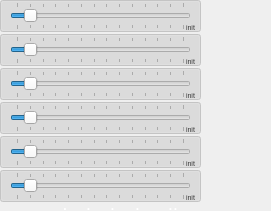
   <widget class="QFrame" name="frame_hS_Saite_2">
    <property name="geometry">
     <rect>
      <x>15</x>
      <y>30</y>
      <width>271</width>
      <height>211</height>
     </rect>
    </property>
    <widget class="QSlider" name="hS_tuneSaite_perPattern_3">
     <property name="geometry">
      <rect>
       <x>10</x>
       <y>104</y>
       <width>181</width>
       <height>28</height>
      </rect>
     </property>
     <property name="minimum">
      <number>-1</number>
     </property>
     <property name="maximum">
      <number>12</number>
     </property>
     <property name="singleStep">
      <number>3</number>
     </property>
     <property name="pageStep">
      <number>6</number>
     </property>
     <property name="orientation">
      <enum>Qt::Horizontal</enum>
     </property>
     <property name="tickPosition">
      <enum>QSlider::TicksBothSides</enum>
     </property>
     <property name="tickInterval">
      <number>1</number>
     </property>
    </widget>
    <widget class="QLabel" name="l_note_21">
     <property name="geometry">
      <rect>
       <x>127</x>
       <y>200</y>
       <width>21</width>
       <height>11</height>
      </rect>
     </property>
     <property name="palette">
      <palette>
       <active>
        <colorrole role="WindowText">
         <brush brushstyle="SolidPattern">
          <color alpha="255">
           <red>255</red>
           <green>255</green>
           <blue>255</blue>
          </color>
         </brush>
        </colorrole>
       </active>
       <inactive>
        <colorrole role="WindowText">
         <brush brushstyle="SolidPattern">
          <color alpha="255">
           <red>255</red>
           <green>255</green>
           <blue>255</blue>
          </color>
         </brush>
        </colorrole>
       </inactive>
       <disabled>
        <colorrole role="WindowText">
         <brush brushstyle="SolidPattern">
          <color alpha="255">
           <red>255</red>
           <green>170</green>
           <blue>0</blue>
          </color>
         </brush>
        </colorrole>
       </disabled>
      </palette>
     </property>
     <property name="font">
      <font>
       <weight>75</weight>
       <bold>true</bold>
      </font>
     </property>
     <property name="text">
      <string>.</string>
     </property>
     <property name="alignment">
      <set>Qt::AlignCenter</set>
     </property>
    </widget>
    <widget class="QSlider" name="hS_tuneSaite_perPattern_1">
     <property name="geometry">
      <rect>
       <x>10</x>
       <y>36</y>
       <width>181</width>
       <height>28</height>
      </rect>
     </property>
     <property name="minimum">
      <number>-1</number>
     </property>
     <property name="maximum">
      <number>12</number>
     </property>
     <property name="singleStep">
      <number>3</number>
     </property>
     <property name="pageStep">
      <number>6</number>
     </property>
     <property name="orientation">
      <enum>Qt::Horizontal</enum>
     </property>
     <property name="tickPosition">
      <enum>QSlider::TicksBothSides</enum>
     </property>
     <property name="tickInterval">
      <number>1</number>
     </property>
    </widget>
    <widget class="QLabel" name="l_note_22">
     <property name="geometry">
      <rect>
       <x>165</x>
       <y>200</y>
       <width>21</width>
       <height>11</height>
      </rect>
     </property>
     <property name="palette">
      <palette>
       <active>
        <colorrole role="WindowText">
         <brush brushstyle="SolidPattern">
          <color alpha="255">
           <red>255</red>
           <green>255</green>
           <blue>255</blue>
          </color>
         </brush>
        </colorrole>
       </active>
       <inactive>
        <colorrole role="WindowText">
         <brush brushstyle="SolidPattern">
          <color alpha="255">
           <red>255</red>
           <green>255</green>
           <blue>255</blue>
          </color>
         </brush>
        </colorrole>
       </inactive>
       <disabled>
        <colorrole role="WindowText">
         <brush brushstyle="SolidPattern">
          <color alpha="255">
           <red>255</red>
           <green>170</green>
           <blue>0</blue>
          </color>
         </brush>
        </colorrole>
       </disabled>
      </palette>
     </property>
     <property name="font">
      <font>
       <weight>75</weight>
       <bold>true</bold>
      </font>
     </property>
     <property name="text">
      <string>.</string>
     </property>
     <property name="alignment">
      <set>Qt::AlignCenter</set>
     </property>
    </widget>
    <widget class="QSlider" name="hS_tuneSaite_perPattern_4">
     <property name="geometry">
      <rect>
       <x>10</x>
       <y>138</y>
       <width>181</width>
       <height>28</height>
      </rect>
     </property>
     <property name="minimum">
      <number>-1</number>
     </property>
     <property name="maximum">
      <number>12</number>
     </property>
     <property name="singleStep">
      <number>3</number>
     </property>
     <property name="pageStep">
      <number>6</number>
     </property>
     <property name="orientation">
      <enum>Qt::Horizontal</enum>
     </property>
     <property name="tickPosition">
      <enum>QSlider::TicksBothSides</enum>
     </property>
     <property name="tickInterval">
      <number>1</number>
     </property>
    </widget>
    <widget class="QSlider" name="hS_tuneSaite_perPattern_0">
     <property name="geometry">
      <rect>
       <x>10</x>
       <y>2</y>
       <width>181</width>
       <height>28</height>
      </rect>
     </property>
     <property name="minimum">
      <number>-1</number>
     </property>
     <property name="maximum">
      <number>12</number>
     </property>
     <property name="singleStep">
      <number>3</number>
     </property>
     <property name="pageStep">
      <number>6</number>
     </property>
     <property name="orientation">
      <enum>Qt::Horizontal</enum>
     </property>
     <property name="tickPosition">
      <enum>QSlider::TicksBothSides</enum>
     </property>
     <property name="tickInterval">
      <number>1</number>
     </property>
    </widget>
    <widget class="QLabel" name="l_note_23">
     <property name="geometry">
      <rect>
       <x>160</x>
       <y>200</y>
       <width>21</width>
       <height>11</height>
      </rect>
     </property>
     <property name="palette">
      <palette>
       <active>
        <colorrole role="WindowText">
         <brush brushstyle="SolidPattern">
          <color alpha="255">
           <red>255</red>
           <green>255</green>
           <blue>255</blue>
          </color>
         </brush>
        </colorrole>
       </active>
       <inactive>
        <colorrole role="WindowText">
         <brush brushstyle="SolidPattern">
          <color alpha="255">
           <red>255</red>
           <green>255</green>
           <blue>255</blue>
          </color>
         </brush>
        </colorrole>
       </inactive>
       <disabled>
        <colorrole role="WindowText">
         <brush brushstyle="SolidPattern">
          <color alpha="255">
           <red>255</red>
           <green>170</green>
           <blue>0</blue>
          </color>
         </brush>
        </colorrole>
       </disabled>
      </palette>
     </property>
     <property name="font">
      <font>
       <weight>75</weight>
       <bold>true</bold>
      </font>
     </property>
     <property name="text">
      <string>.</string>
     </property>
     <property name="alignment">
      <set>Qt::AlignCenter</set>
     </property>
    </widget>
    <widget class="QLabel" name="l_note_24">
     <property name="geometry">
      <rect>
       <x>57</x>
       <y>200</y>
       <width>16</width>
       <height>11</height>
      </rect>
     </property>
     <property name="palette">
      <palette>
       <active>
        <colorrole role="WindowText">
         <brush brushstyle="SolidPattern">
          <color alpha="255">
           <red>255</red>
           <green>255</green>
           <blue>255</blue>
          </color>
         </brush>
        </colorrole>
       </active>
       <inactive>
        <colorrole role="WindowText">
         <brush brushstyle="SolidPattern">
          <color alpha="255">
           <red>255</red>
           <green>255</green>
           <blue>255</blue>
          </color>
         </brush>
        </colorrole>
       </inactive>
       <disabled>
        <colorrole role="WindowText">
         <brush brushstyle="SolidPattern">
          <color alpha="255">
           <red>255</red>
           <green>170</green>
           <blue>0</blue>
          </color>
         </brush>
        </colorrole>
       </disabled>
      </palette>
     </property>
     <property name="font">
      <font>
       <weight>75</weight>
       <bold>true</bold>
      </font>
     </property>
     <property name="text">
      <string>.</string>
     </property>
     <property name="alignment">
      <set>Qt::AlignCenter</set>
     </property>
    </widget>
    <widget class="QLabel" name="l_note_25">
     <property name="geometry">
      <rect>
       <x>102</x>
       <y>200</y>
       <width>21</width>
       <height>11</height>
      </rect>
     </property>
     <property name="palette">
      <palette>
       <active>
        <colorrole role="WindowText">
         <brush brushstyle="SolidPattern">
          <color alpha="255">
           <red>255</red>
           <green>255</green>
           <blue>255</blue>
          </color>
         </brush>
        </colorrole>
       </active>
       <inactive>
        <colorrole role="WindowText">
         <brush brushstyle="SolidPattern">
          <color alpha="255">
           <red>255</red>
           <green>255</green>
           <blue>255</blue>
          </color>
         </brush>
        </colorrole>
       </inactive>
       <disabled>
        <colorrole role="WindowText">
         <brush brushstyle="SolidPattern">
          <color alpha="255">
           <red>255</red>
           <green>170</green>
           <blue>0</blue>
          </color>
         </brush>
        </colorrole>
       </disabled>
      </palette>
     </property>
     <property name="font">
      <font>
       <weight>75</weight>
       <bold>true</bold>
      </font>
     </property>
     <property name="text">
      <string>.</string>
     </property>
     <property name="alignment">
      <set>Qt::AlignCenter</set>
     </property>
    </widget>
    <widget class="QSlider" name="hS_tuneSaite_perPattern_2">
     <property name="geometry">
      <rect>
       <x>10</x>
       <y>70</y>
       <width>181</width>
       <height>28</height>
      </rect>
     </property>
     <property name="minimum">
      <number>-1</number>
     </property>
     <property name="maximum">
      <number>12</number>
     </property>
     <property name="singleStep">
      <number>3</number>
     </property>
     <property name="pageStep">
      <number>6</number>
     </property>
     <property name="orientation">
      <enum>Qt::Horizontal</enum>
     </property>
     <property name="tickPosition">
      <enum>QSlider::TicksBothSides</enum>
     </property>
     <property name="tickInterval">
      <number>1</number>
     </property>
    </widget>
    <widget class="QLabel" name="l_note_26">
     <property name="geometry">
      <rect>
       <x>78</x>
       <y>200</y>
       <width>21</width>
       <height>11</height>
      </rect>
     </property>
     <property name="palette">
      <palette>
       <active>
        <colorrole role="WindowText">
         <brush brushstyle="SolidPattern">
          <color alpha="255">
           <red>255</red>
           <green>255</green>
           <blue>255</blue>
          </color>
         </brush>
        </colorrole>
       </active>
       <inactive>
        <colorrole role="WindowText">
         <brush brushstyle="SolidPattern">
          <color alpha="255">
           <red>255</red>
           <green>255</green>
           <blue>255</blue>
          </color>
         </brush>
        </colorrole>
       </inactive>
       <disabled>
        <colorrole role="WindowText">
         <brush brushstyle="SolidPattern">
          <color alpha="255">
           <red>255</red>
           <green>170</green>
           <blue>0</blue>
          </color>
         </brush>
        </colorrole>
       </disabled>
      </palette>
     </property>
     <property name="font">
      <font>
       <weight>75</weight>
       <bold>true</bold>
      </font>
     </property>
     <property name="text">
      <string>.</string>
     </property>
     <property name="alignment">
      <set>Qt::AlignCenter</set>
     </property>
    </widget>
    <widget class="QSlider" name="hS_tuneSaite_perPattern_5">
     <property name="geometry">
      <rect>
       <x>10</x>
       <y>172</y>
       <width>181</width>
       <height>28</height>
      </rect>
     </property>
     <property name="minimum">
      <number>-1</number>
     </property>
     <property name="maximum">
      <number>12</number>
     </property>
     <property name="singleStep">
      <number>3</number>
     </property>
     <property name="pageStep">
      <number>6</number>
     </property>
     <property name="orientation">
      <enum>Qt::Horizontal</enum>
     </property>
     <property name="tickPosition">
      <enum>QSlider::TicksBothSides</enum>
     </property>
     <property name="tickInterval">
      <number>1</number>
     </property>
    </widget>
    <widget class="QPushButton" name="pB_BG_tuneSaite_perPattern_5">
     <property name="enabled">
      <bool>false</bool>
     </property>
     <property name="geometry">
      <rect>
       <x>0</x>
       <y>170</y>
       <width>201</width>
       <height>32</height>
      </rect>
     </property>
     <property name="checkable">
      <bool>true</bool>
     </property>
     <property name="checked">
      <bool>true</bool>
     </property>
    </widget>
    <widget class="QPushButton" name="pB_BG_tuneSaite_perPattern_0">
     <property name="enabled">
      <bool>false</bool>
     </property>
     <property name="geometry">
      <rect>
       <x>0</x>
       <y>0</y>
       <width>201</width>
       <height>32</height>
      </rect>
     </property>
     <property name="checkable">
      <bool>true</bool>
     </property>
     <property name="checked">
      <bool>true</bool>
     </property>
    </widget>
    <widget class="QPushButton" name="pB_BG_tuneSaite_perPattern_1">
     <property name="enabled">
      <bool>false</bool>
     </property>
     <property name="geometry">
      <rect>
       <x>0</x>
       <y>34</y>
       <width>201</width>
       <height>32</height>
      </rect>
     </property>
     <property name="checkable">
      <bool>true</bool>
     </property>
     <property name="checked">
      <bool>true</bool>
     </property>
    </widget>
    <widget class="QPushButton" name="pB_BG_tuneSaite_perPattern_2">
     <property name="enabled">
      <bool>false</bool>
     </property>
     <property name="geometry">
      <rect>
       <x>0</x>
       <y>68</y>
       <width>201</width>
       <height>32</height>
      </rect>
     </property>
     <property name="checkable">
      <bool>true</bool>
     </property>
     <property name="checked">
      <bool>true</bool>
     </property>
    </widget>
    <widget class="QPushButton" name="pB_BG_tuneSaite_perPattern_3">
     <property name="enabled">
      <bool>false</bool>
     </property>
     <property name="geometry">
      <rect>
       <x>0</x>
       <y>102</y>
       <width>201</width>
       <height>32</height>
      </rect>
     </property>
     <property name="checkable">
      <bool>true</bool>
     </property>
     <property name="checked">
      <bool>true</bool>
     </property>
    </widget>
    <widget class="QPushButton" name="pB_BG_tuneSaite_perPattern_4">
     <property name="enabled">
      <bool>false</bool>
     </property>
     <property name="geometry">
      <rect>
       <x>0</x>
       <y>136</y>
       <width>201</width>
       <height>32</height>
      </rect>
     </property>
     <property name="checkable">
      <bool>true</bool>
     </property>
     <property name="checked">
      <bool>true</bool>
     </property>
    </widget>
    <widget class="QLabel" name="label_tuneSaite_info_6">
     <property name="geometry">
      <rect>
       <x>180</x>
       <y>191</y>
       <width>21</width>
       <height>12</height>
      </rect>
     </property>
     <property name="palette">
      <palette>
       <active>
        <colorrole role="WindowText">
         <brush brushstyle="SolidPattern">
          <color alpha="255">
           <red>55</red>
           <green>55</green>
           <blue>55</blue>
          </color>
         </brush>
        </colorrole>
       </active>
       <inactive>
        <colorrole role="WindowText">
         <brush brushstyle="SolidPattern">
          <color alpha="255">
           <red>55</red>
           <green>55</green>
           <blue>55</blue>
          </color>
         </brush>
        </colorrole>
       </inactive>
       <disabled>
        <colorrole role="WindowText">
         <brush brushstyle="SolidPattern">
          <color alpha="255">
           <red>127</red>
           <green>127</green>
           <blue>127</blue>
          </color>
         </brush>
        </colorrole>
       </disabled>
      </palette>
     </property>
     <property name="font">
      <font>
       <pointsize>5</pointsize>
      </font>
     </property>
     <property name="text">
      <string>init</string>
     </property>
     <property name="alignment">
      <set>Qt::AlignCenter</set>
     </property>
    </widget>
    <widget class="QLabel" name="label_tuneSaite_info_7">
     <property name="geometry">
      <rect>
       <x>180</x>
       <y>157</y>
       <width>21</width>
       <height>12</height>
      </rect>
     </property>
     <property name="palette">
      <palette>
       <active>
        <colorrole role="WindowText">
         <brush brushstyle="SolidPattern">
          <color alpha="255">
           <red>55</red>
           <green>55</green>
           <blue>55</blue>
          </color>
         </brush>
        </colorrole>
       </active>
       <inactive>
        <colorrole role="WindowText">
         <brush brushstyle="SolidPattern">
          <color alpha="255">
           <red>55</red>
           <green>55</green>
           <blue>55</blue>
          </color>
         </brush>
        </colorrole>
       </inactive>
       <disabled>
        <colorrole role="WindowText">
         <brush brushstyle="SolidPattern">
          <color alpha="255">
           <red>127</red>
           <green>127</green>
           <blue>127</blue>
          </color>
         </brush>
        </colorrole>
       </disabled>
      </palette>
     </property>
     <property name="font">
      <font>
       <pointsize>5</pointsize>
      </font>
     </property>
     <property name="text">
      <string>init</string>
     </property>
     <property name="alignment">
      <set>Qt::AlignCenter</set>
     </property>
    </widget>
    <widget class="QLabel" name="label_tuneSaite_info_8">
     <property name="geometry">
      <rect>
       <x>180</x>
       <y>123</y>
       <width>21</width>
       <height>12</height>
      </rect>
     </property>
     <property name="palette">
      <palette>
       <active>
        <colorrole role="WindowText">
         <brush brushstyle="SolidPattern">
          <color alpha="255">
           <red>55</red>
           <green>55</green>
           <blue>55</blue>
          </color>
         </brush>
        </colorrole>
       </active>
       <inactive>
        <colorrole role="WindowText">
         <brush brushstyle="SolidPattern">
          <color alpha="255">
           <red>55</red>
           <green>55</green>
           <blue>55</blue>
          </color>
         </brush>
        </colorrole>
       </inactive>
       <disabled>
        <colorrole role="WindowText">
         <brush brushstyle="SolidPattern">
          <color alpha="255">
           <red>127</red>
           <green>127</green>
           <blue>127</blue>
          </color>
         </brush>
        </colorrole>
       </disabled>
      </palette>
     </property>
     <property name="font">
      <font>
       <pointsize>5</pointsize>
      </font>
     </property>
     <property name="text">
      <string>init</string>
     </property>
     <property name="alignment">
      <set>Qt::AlignCenter</set>
     </property>
    </widget>
    <widget class="QLabel" name="label_tuneSaite_info_9">
     <property name="geometry">
      <rect>
       <x>180</x>
       <y>89</y>
       <width>21</width>
       <height>12</height>
      </rect>
     </property>
     <property name="palette">
      <palette>
       <active>
        <colorrole role="WindowText">
         <brush brushstyle="SolidPattern">
          <color alpha="255">
           <red>55</red>
           <green>55</green>
           <blue>55</blue>
          </color>
         </brush>
        </colorrole>
       </active>
       <inactive>
        <colorrole role="WindowText">
         <brush brushstyle="SolidPattern">
          <color alpha="255">
           <red>55</red>
           <green>55</green>
           <blue>55</blue>
          </color>
         </brush>
        </colorrole>
       </inactive>
       <disabled>
        <colorrole role="WindowText">
         <brush brushstyle="SolidPattern">
          <color alpha="255">
           <red>127</red>
           <green>127</green>
           <blue>127</blue>
          </color>
         </brush>
        </colorrole>
       </disabled>
      </palette>
     </property>
     <property name="font">
      <font>
       <pointsize>5</pointsize>
      </font>
     </property>
     <property name="text">
      <string>init</string>
     </property>
     <property name="alignment">
      <set>Qt::AlignCenter</set>
     </property>
    </widget>
    <widget class="QLabel" name="label_tuneSaite_info_10">
     <property name="geometry">
      <rect>
       <x>180</x>
       <y>55</y>
       <width>21</width>
       <height>12</height>
      </rect>
     </property>
     <property name="palette">
      <palette>
       <active>
        <colorrole role="WindowText">
         <brush brushstyle="SolidPattern">
          <color alpha="255">
           <red>55</red>
           <green>55</green>
           <blue>55</blue>
          </color>
         </brush>
        </colorrole>
       </active>
       <inactive>
        <colorrole role="WindowText">
         <brush brushstyle="SolidPattern">
          <color alpha="255">
           <red>55</red>
           <green>55</green>
           <blue>55</blue>
          </color>
         </brush>
        </colorrole>
       </inactive>
       <disabled>
        <colorrole role="WindowText">
         <brush brushstyle="SolidPattern">
          <color alpha="255">
           <red>127</red>
           <green>127</green>
           <blue>127</blue>
          </color>
         </brush>
        </colorrole>
       </disabled>
      </palette>
     </property>
     <property name="font">
      <font>
       <pointsize>5</pointsize>
      </font>
     </property>
     <property name="text">
      <string>init</string>
     </property>
     <property name="alignment">
      <set>Qt::AlignCenter</set>
     </property>
    </widget>
    <widget class="QLabel" name="label_tuneSaite_info_11">
     <property name="geometry">
      <rect>
       <x>180</x>
       <y>21</y>
       <width>21</width>
       <height>12</height>
      </rect>
     </property>
     <property name="palette">
      <palette>
       <active>
        <colorrole role="WindowText">
         <brush brushstyle="SolidPattern">
          <color alpha="255">
           <red>55</red>
           <green>55</green>
           <blue>55</blue>
          </color>
         </brush>
        </colorrole>
       </active>
       <inactive>
        <colorrole role="WindowText">
         <brush brushstyle="SolidPattern">
          <color alpha="255">
           <red>55</red>
           <green>55</green>
           <blue>55</blue>
          </color>
         </brush>
        </colorrole>
       </inactive>
       <disabled>
        <colorrole role="WindowText">
         <brush brushstyle="SolidPattern">
          <color alpha="255">
           <red>127</red>
           <green>127</green>
           <blue>127</blue>
          </color>
         </brush>
        </colorrole>
       </disabled>
      </palette>
     </property>
     <property name="font">
      <font>
       <pointsize>5</pointsize>
      </font>
     </property>
     <property name="text">
      <string>init</string>
     </property>
     <property name="alignment">
      <set>Qt::AlignCenter</set>
     </property>
    </widget>
    <zorder>l_note_21</zorder>
    <zorder>l_note_22</zorder>
    <zorder>l_note_23</zorder>
    <zorder>l_note_24</zorder>
    <zorder>l_note_25</zorder>
    <zorder>l_note_26</zorder>
    <zorder>pB_BG_tuneSaite_perPattern_5</zorder>
    <zorder>pB_BG_tuneSaite_perPattern_0</zorder>
    <zorder>pB_BG_tuneSaite_perPattern_1</zorder>
    <zorder>pB_BG_tuneSaite_perPattern_2</zorder>
    <zorder>pB_BG_tuneSaite_perPattern_3</zorder>
    <zorder>pB_BG_tuneSaite_perPattern_4</zorder>
    <zorder>label_tuneSaite_info_6</zorder>
    <zorder>label_tuneSaite_info_7</zorder>
    <zorder>label_tuneSaite_info_8</zorder>
    <zorder>label_tuneSaite_info_9</zorder>
    <zorder>label_tuneSaite_info_10</zorder>
    <zorder>label_tuneSaite_info_11</zorder>
    <zorder>hS_tuneSaite_perPattern_2</zorder>
    <zorder>hS_tuneSaite_perPattern_5</zorder>
    <zorder>hS_tuneSaite_perPattern_4</zorder>
    <zorder>hS_tuneSaite_perPattern_3</zorder>
    <zorder>hS_tuneSaite_perPattern_1</zorder>
    <zorder>hS_tuneSaite_perPattern_0</zorder>
   </widget>
